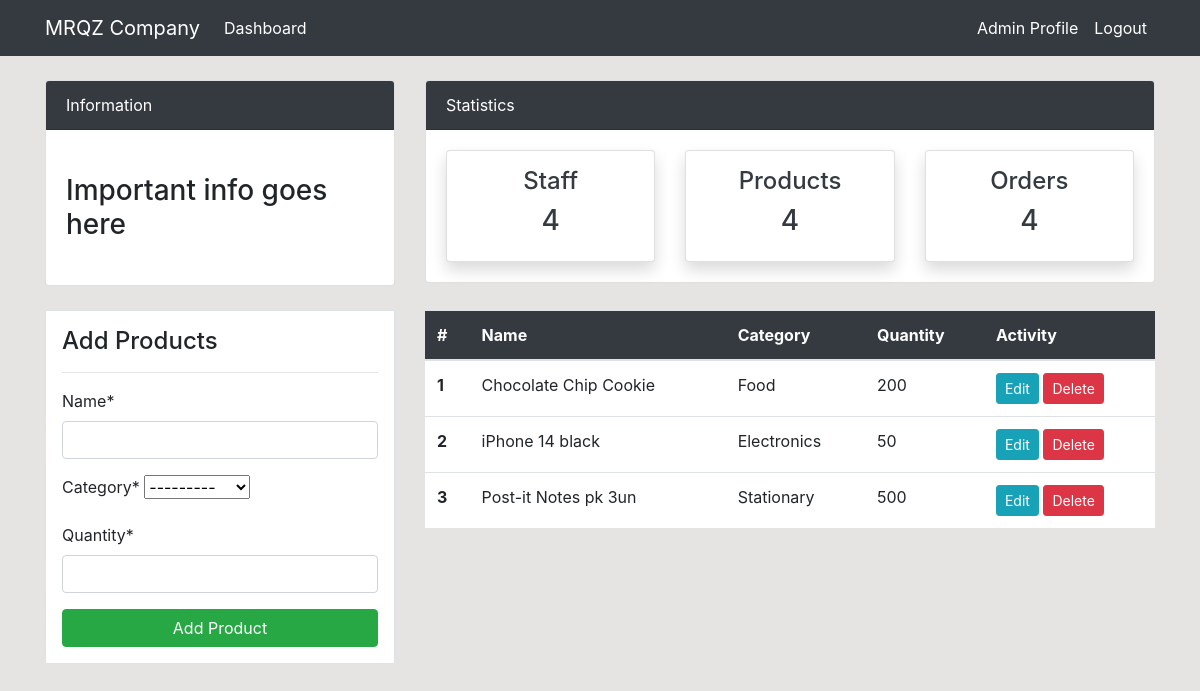
The app's page /product/ (signed in), older data.
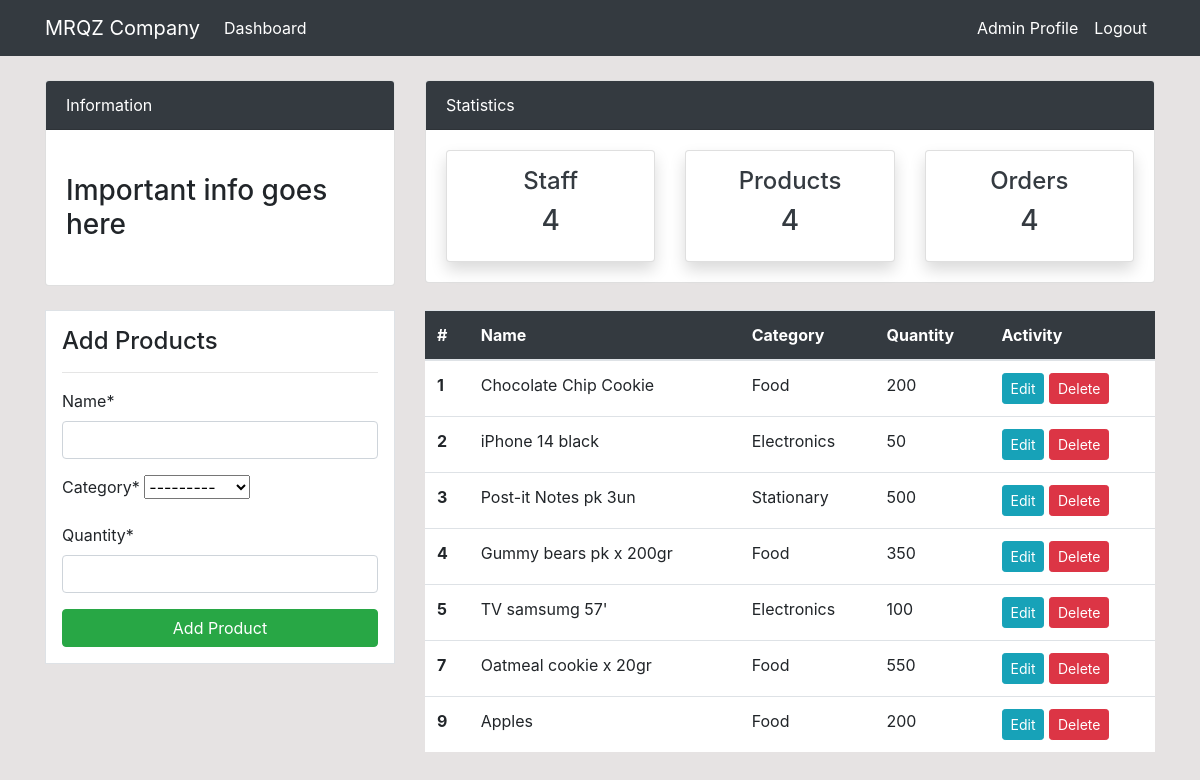
The same page, newer data.
### dashboard/models.py (models this page shows, shortened)
class Product(models.Model):
    name = models.CharField(max_length=100, null=True)
    category = models.CharField(max_length=20, choices=CATEGORY, null=True)
    quantity = models.PositiveIntegerField(null=True)
    class Meta:
        verbose_name_plural = 'Product'

### dashboard/views.py (the view)
# urls.py: path('product/', views.product, name='dashboard-product'),
@login_required
def product(request):
    items = Product.objects.all()  # Using ORM
    if request.method == 'POST':
        form = ProductForm(request.POST)
        if form.is_valid():
            form.save()
            return redirect('dashboard-product')
    else:
        form = ProductForm()
    context = {
        'items': items,
        'form': form,
    }
    return render(request, 'dashboard/product.html', context)

### dashboard/forms.py
class ProductForm(forms.ModelForm):
    class Meta:
        model = Product
        fields = [
            'name',
            'category',
            'quantity',
        ]

### templates/dashboard/product.html (shortened to what this page needs)
{% extends 'partials/base.html' %}
{% load crispy_forms_tags %}
{% block content %}
{% include 'partials/topnav.html' %}
<div class="container">
    <div class="row my-4">
        <div class="col-md-4">
            <div class="border bg-white p-3">
                <h4>Add Products</h4>
                <hr>
                <form method="POST">
                    {{ form | crispy }}
                    <input class="btn btn-success btn-block" type="submit" value="Add Product">
                </form>
            </div>
        </div>
        <div class="col-md-8">
            <table class="table bg-white">
                <thead class="bg-dark">
                    <tr class="text-white">
                        <th scope="col">#</th>
                        <th scope="col">Name</th>
                        <th scope="col">Category</th>
                        <th scope="col">Quantity</th>
                        <th scope="col">Activity</th>
                    </tr>
                </thead>
                <tbody>
                    {% for item in items %}
                    <tr>
                        <th scope="row">{{item.id}}</th>
                        <td>{{item.name}}</td>
                        <td>{{item.category}}</td>
                        <td>{{item.quantity}}</td>
                        <td>
                            <a class="btn btn-info btn-sm" href="{% url 'dashboard-product-update' item.id %}">Edit</a>
                            <a class="btn btn-danger btn-sm" href="{% url 'dashboard-product-delete' item.id %}">Delete</a>
                        </td>
                    </tr>
                    {% endfor %}
                </tbody>
            </table>
        </div>
    </div>
</div>
{% endblock %}

### templates/partials/base.html (shortened to what this page needs)
{% load static %}
<!doctype html>
<html lang="en">
  <head>
    <link rel="stylesheet" href="https://cdn.jsdelivr.net/npm/bootstrap@4.6.2/dist/css/bootstrap.min.css">
    <link rel="stylesheet" href="{% static '/style.css' %}">
  </head>
  <body>
    {% include 'partials/nav.html' %}
    {% block content %}
    {% endblock %}
  </body>
</html>

### templates/partials/nav.html (shortened to what this page needs)
 <nav class="navbar navbar-expand-lg  bg-dark navbar-info bg-info">
    {% if user.is_authenticated %}
    <div class="container">
        <a class="navbar-brand text-white" href="{% url 'dashboard-index' %}">MRQZ Company</a>
        <div class="collapse navbar-collapse" id="navbarSupportedContent">
            <ul class="navbar-nav mr-auto">
                <li class="nav-item active">
                    <a class="nav-link text-white" href="{% url 'dashboard-index' %}">Dashboard </a>
                </li>
            </ul>
            <ul class="navbar-nav ml-auto">
                <li class="nav-item active">
                    <a class="nav-link text-white" href="{% url 'user-profile' %}">Admin Profile </a>
                </li>
                <li class="nav-item">
                    <a class="nav-link text-white" href="{% url 'user-logout' %}">Logout</a>
                </li>
            </ul>
            {% endif %}
        </div>
    </div>
</nav>

### templates/partials/topnav.html (shortened to what this page needs)
 <div class="container">
    <div class="row mt-4">
        <div class="col-md-4">
            <div class="card">
                <div class="card-header bg-dark text-white">
                    Information
                </div>
                <div class="card-body">
                    <marquee behavior="" direction="">
                        <h3 class="my-4">Important info goes here</h3>
                    </marquee>
                </div>
            </div>
        </div>
        <div class="col-md-8">
            <div class="card">
                <div class="card-header bg-dark text-white">
                    Statistics
                </div>
                <div class="card-body">
                    <div class="row">
                        <div class="col-md-4">
                            <a class="text-decoration-none text-dark" href="{% url 'dashboard-staff' %}">
                                <div class="card my-card shadow text-center p-3">
                                    <h4>Staff </h4>
                                    <h3>4</h3>
                                </div>
                            </a>
                        </div>
                        <div class="col-md-4">
                            <a class="text-decoration-none text-dark" href="{% url 'dashboard-product' %}">
                                <div class="card my-card shadow text-center p-3">
                                    <h4>Products </h4>
                                    <h3>4</h3>
                                </div>
                            </a>
                        </div>
                        <div class="col-md-4">
                            <a class="text-decoration-none text-dark" href="{% url 'dashboard-order' %}">
                                <div class="card my-card shadow text-center p-3">
                                    <h4>Orders </h4>
                                    <h3>4</h3>
                                </div>
                            </a>
                        </div>
                    </div>
                </div>
            </div>
        </div>
    </div>
</div>

### static/style.css (style rules this page uses)
body { background: rgb(230, 227, 227); }

Row changes from the older to the newer data that the page shows:
added Product: id "4", name "Gummy bears pk x 200gr", category "Food", quantity "350"
added Product: id "5", name "TV samsumg 57'", category "Electronics", quantity "100"
added Product: id "7", name "Oatmeal cookie x 20gr", category "Food", quantity "550"
added Product: id "9", name "Apples", category "Food", quantity "200"
